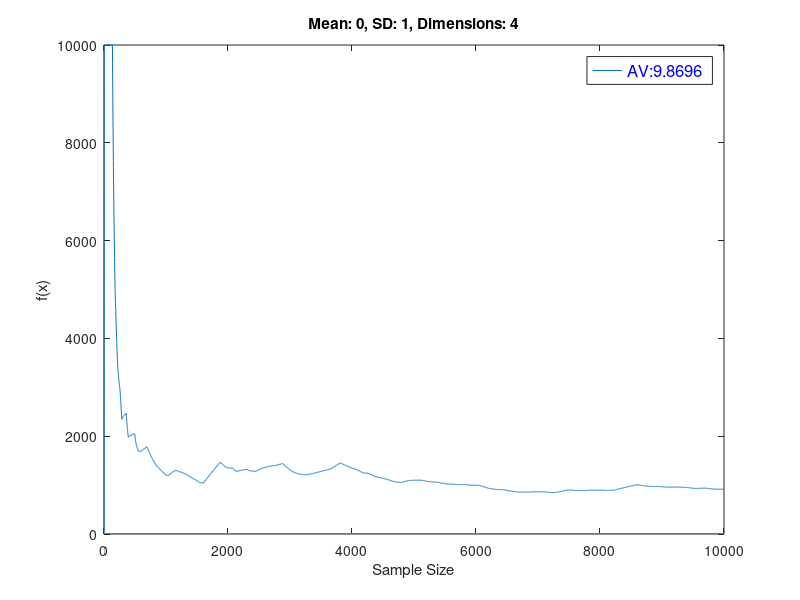

This chart was generated by the following MATLAB code:
%Multivariate MCMC
%function for analytic value
f=@(x) exp(1).^(-x.^2);

%initialization
sampleSize=10000;
a=-5;
b=5;
r=b-a;
%dimensions>1
dim=4;
mean=0;
sd=1;
start=zeros(1, dim);
%temp to hold samples
temp=zeros(sampleSize, 1);

%target distribution, [chainSize 1] vector
pdf=@(x) mvnpdf(x, zeros(1,dim), eye(dim));
%proposal pdf, [chainSize 1] vector
proppdf=@(x,y) prod(mvnpdf(mean, sd));
%random number generator, [chainSize dim] matrix
proprnd=@(x) unifrnd(a, b, 1, dim); %normrnd(mean, sd, 1, dim);

%gather samples, returns size [sampleSize dim]
sample=mhsample(start, sampleSize, 'logpdf', pdf, 'proppdf', proppdf, 'proprnd', proprnd);

%for each sample
for i=1:sampleSize
    sam=sample(1:i, :);
    temp(i)=prod(sum(f(sam))/i*r);
end
%analytic value
analyticVal=sqrt(pi)^dim;

%plotting f(x) at each sample
figure;
plot(1:sampleSize, temp);
hold on;
plot([0 sampleSize], [analyticVal analyticVal]);
hold off;
title(['Mean: ', num2str(mean),', SD: ', num2str(sd),', Dimensions: ', num2str(dim)]);
ylabel('f(x)');
xlabel('Sample Size');
legend({strcat('AV: ', num2str(analyticVal))}, 'FontSize', 12, 'TextColor', 'blue');
